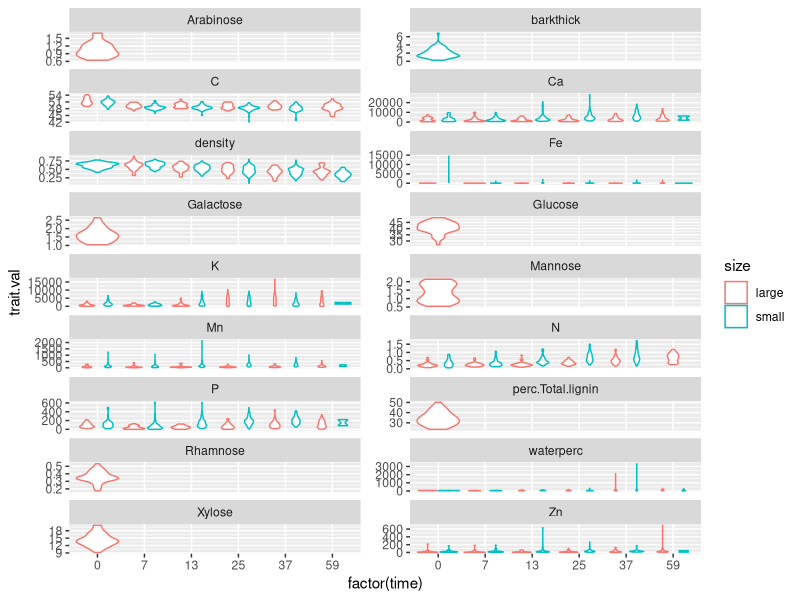
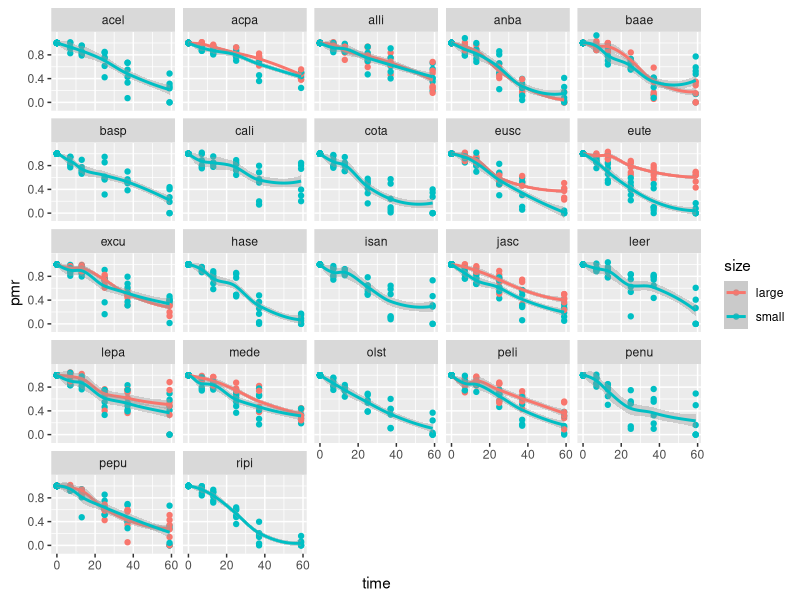
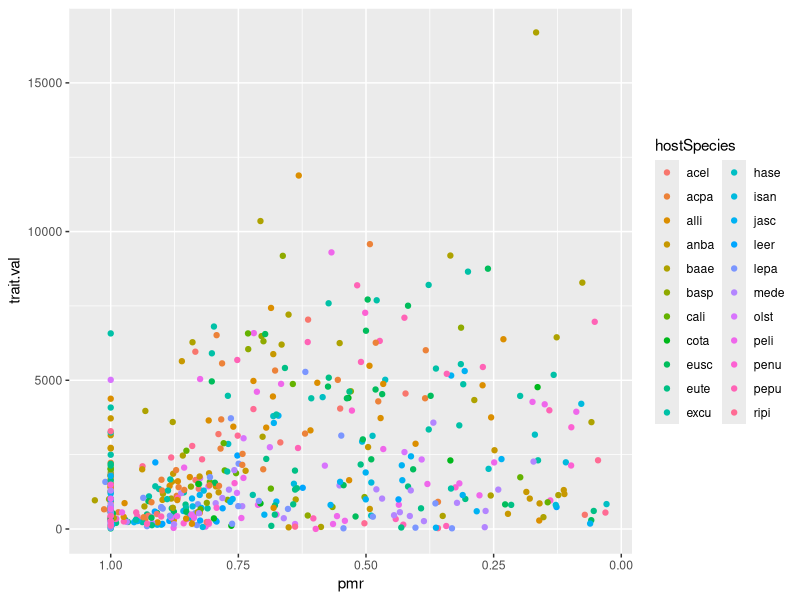
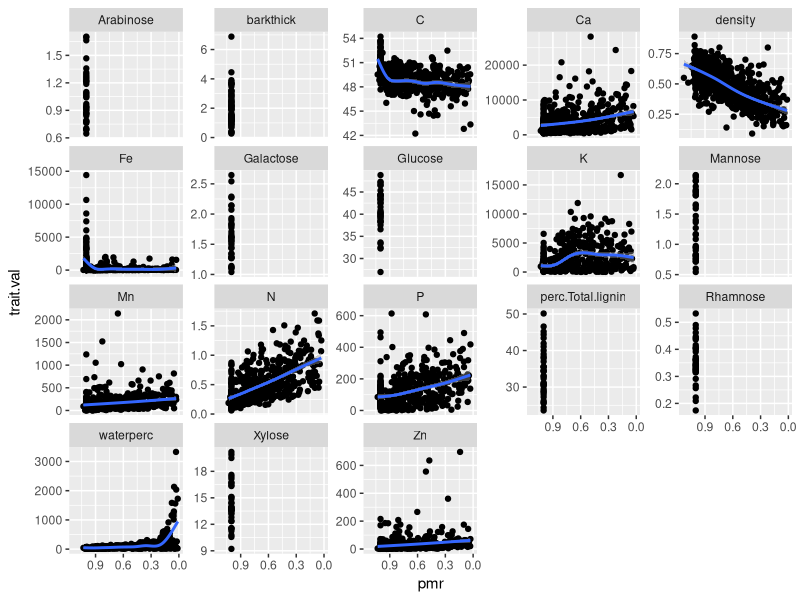
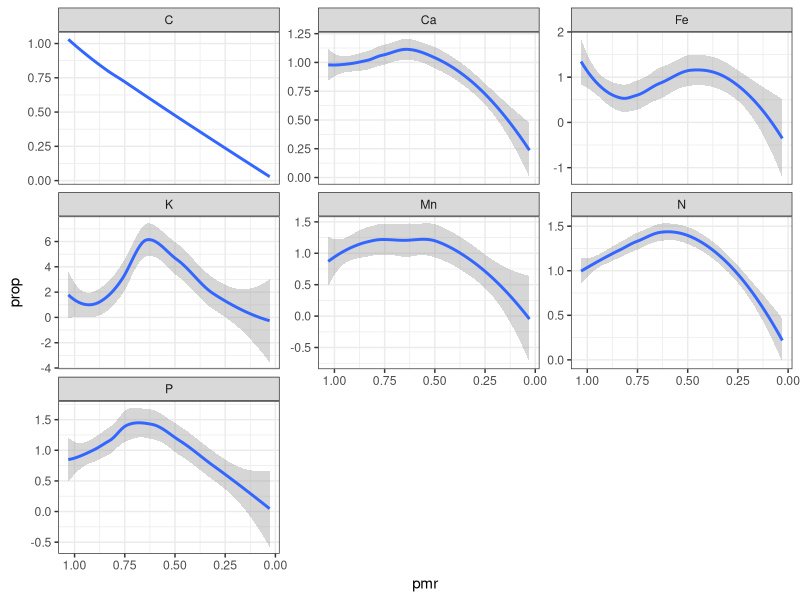
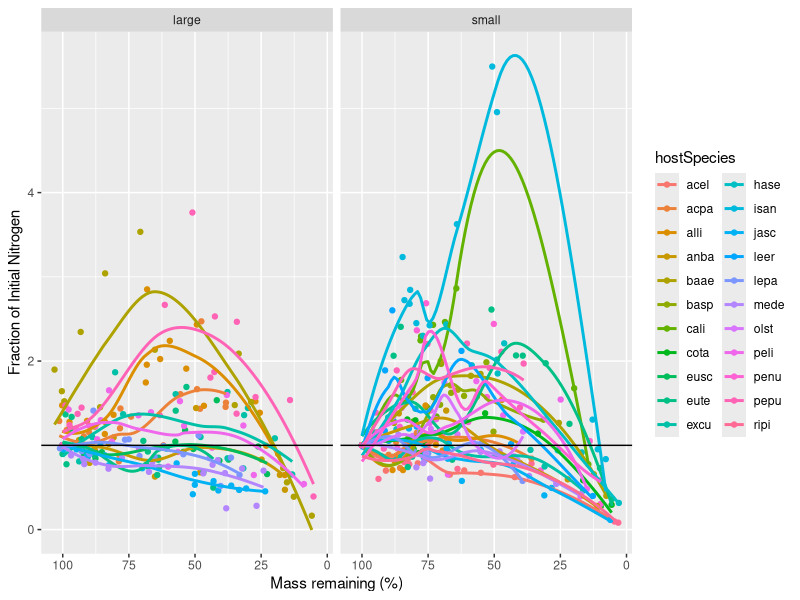
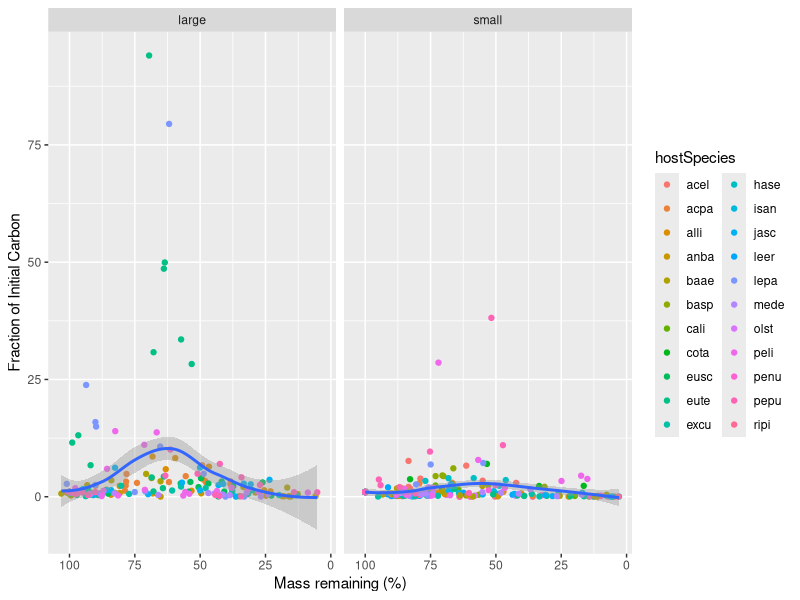
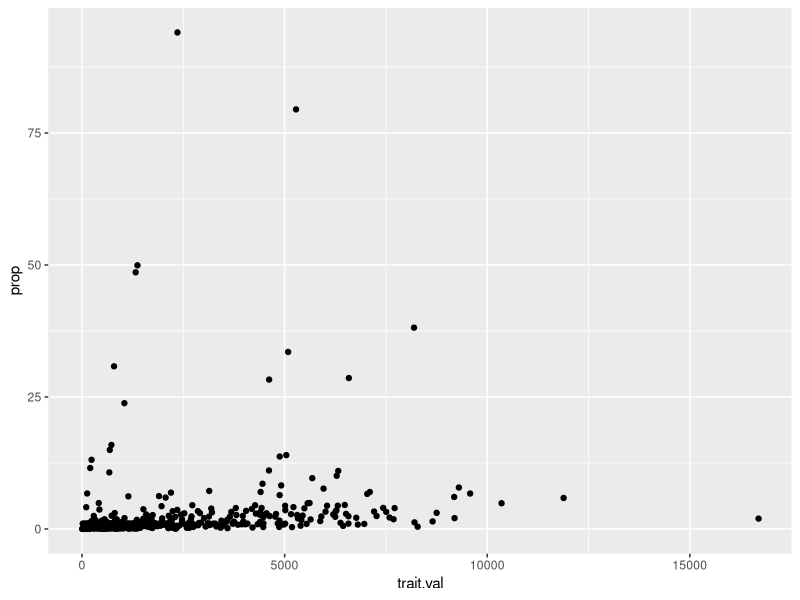

Write the R code that produced these figures, in order. (Note: this script raises an error after producing the figures.)
library(tidyverse)
library(lme4)

traitdat <- read_delim("derived_data/DP16_trait_20210922.txt") %>% 
  filter(trait.val > 0)
pmr <- read_csv("derived_data/mass_remain.csv")

######## Making dataset with combination of mass remaining and trait values
pmrt0 <- filter(pmr, time == 0) %>% 
  group_by(code, species, size, codeStem) %>% 
  summarise(time = mean(time), pmr = mean(pmr)) %>% 
  mutate(unique = codeStem)

unique(pmrt0$species)

traitnobdw <- filter(traitdat, !trait %in% c("waterperc", "barkthick", "density") & time == 0)

traitt0 <- left_join(traitnobdw, pmrt0, by = c("unique", "code", "size", "codeStem", "time")) %>% 
  filter(!is.na(trait.val)) %>% 
  ungroup() %>% 
  select(-species) %>% 
  group_by(codeStem, hostSpecies, trait, size, time) %>% 
  summarise(trait.val = mean(trait.val)) %>% 
  mutate(pmr = 1,
         unique = codeStem) 

#missed_sp <- filter(traitnobdw, hostSpecies %in% c("acel", "basp", "cali", "cota", "hase", "isan", "olst", "leer", "ripi", "penu")) %>% 
#  group_by(hostSpecies, size, trait, time) %>% 
#  summarise(trait.val = mean(trait.val))

trait_pmr <- left_join(select(pmr, unique, pmr, time), traitdat, by = c("unique", "time"))

trait_pmr_not0 <- filter(trait_pmr, !is.na(trait))

trait_pmr_fin <- select(trait_pmr_not0, codeStem, hostSpecies, trait, size, time, trait.val, pmr, unique) %>% 
  bind_rows(traitt0)


########## Basic exploratory plots


ggplot(trait_pmr_fin, aes(x=factor(time), y=trait.val, col=size)) + 
  geom_violin() + 
  facet_wrap( ~ trait, ncol=2, scales='free_y')

ggplot(pmr, aes(x = time, y = pmr, color = size)) +
  geom_point() +
  geom_smooth() +
  facet_wrap(~species)

filter(trait_pmr_fin, trait == "K") %>% 
  ggplot(aes(x=pmr, y=trait.val, col=hostSpecies)) + 
  geom_point() +
  scale_x_reverse()

ggplot(trait_pmr_fin, aes(x=pmr, y=trait.val)) + 
  geom_point() +
  scale_x_reverse() +
  geom_smooth() +
  facet_wrap(~trait, scales = "free_y")

ggsave("output/traits_vs_massremain.png")

# Calculate initial N and P value

meanNP <- group_by(trait_pmr_fin, codeStem, trait, size) %>% 
  filter(time == 0) %>% 
  summarise(inittrait = mean(trait.val)) %>% 
  filter(trait == "N" | trait == "P") %>% 
  spread(trait, inittrait) %>% 
  mutate(category_n = case_when(
    N <= 0.39 ~ "<0.39",
    N > 0.39 & N <= 0.8 ~  "0.39-0.8",
    N > 0.8 & N <1.1 ~ "1.1"
  ),
  init_n = N,
  init_P = P) %>% 
  select(-c("N", "P"))

# Calculate proportion 

# Species with one original measurement for each stem
propCN <- filter(trait_pmr_fin, !hostSpecies %in% c("acel", "basp", "cali", "cota", "hase", 
                                                   "isan", "olst", "leer", "ripi", "penu")) %>% 
  group_by(codeStem, trait) %>% 
  arrange(codeStem, trait, time) %>% 
  mutate(prop = (trait.val*pmr)/(trait.val[1L]*pmr[1L])) %>%  
  filter(any(time == 0)) %>% 
  ungroup() %>% 
  filter(trait == "C" | trait == "N" | trait == "P" | trait == "Ca" | trait == "Fe" | trait == "K" |
           trait == "Mn" | trait == "K") %>% 
  left_join(meanNP, by = c("codeStem", "size"))

# Species with one original measurement for each species
propCN_final <- filter(trait_pmr_fin, hostSpecies %in% c("acel", "basp", "cali", "cota", "hase", 
                                                    "isan", "olst", "leer", "ripi", "penu")) %>% 
  group_by(hostSpecies, trait) %>% 
  arrange(hostSpecies, trait, time) %>% 
  mutate(prop = (trait.val*pmr)/(trait.val[1L]*pmr[1L])) %>%  
  filter(any(time == 0)) %>% 
  ungroup() %>% 
  filter(trait == "C" | trait == "N" | trait == "P" | trait == "Ca" | trait == "Fe" | trait == "K" |
           trait == "Mn" | trait == "K") %>% 
  bind_rows(propCN)

filter(propCN_final, trait == "P" & size == "large")


# Plot proportions

propCN_final %>% 
  ggplot() +
  scale_x_reverse() +
  #geom_point(aes(x = pmr, y = prop, color = hostSpecies)) +
  geom_smooth(aes(x = pmr, y = prop)) +
  facet_wrap(~trait, scales = "free_y") +
  theme_bw()

ggsave("output/trait_frac_time.png")

# Nitrogen graph against mas remaining
filter(propCN_final, trait == "N") %>% 
  ggplot() +
  geom_point(aes(x = pmr*100, y = prop, color = hostSpecies)) +
  scale_x_reverse() +
  geom_smooth(aes(x = pmr*100, y = prop, color = hostSpecies), se = F) +
  facet_wrap(~size) +
  geom_hline(aes(yintercept = 1)) +
  labs(x = "Mass remaining (%)", y = "Fraction of Initial Nitrogen")

ggsave("output/propN_massremain.png")

# Carbon graph against mass remaining
filter(propCN_final, trait == "K") %>% 
  ggplot() +
  geom_point(aes(x = pmr*100, y = prop, color = hostSpecies)) +
  scale_x_reverse() +
  geom_smooth(aes(x = pmr*100, y = prop)) +
  facet_wrap(~size) +
  labs(x = "Mass remaining (%)", y = "Fraction of Initial Carbon")

ggsave("output/propC_massremain.png")

filter(propCN_final, trait == "K") %>% 
  ggplot(aes(x = trait.val, y = prop, colro = hostSpecies)) +
  geom_point()

# Phosphorus graph against mass remaining
filter(propCN_final, trait == "P" & trait.val > 100) %>% 
  ggplot() +
  geom_point(aes(x = pmr*100, y = prop, color = hostSpecies)) +
  scale_x_reverse() +
  geom_smooth(aes(x = pmr*100, y = prop)) +
  geom_hline(aes(yintercept = 1)) +
  #facet_wrap(~size) +
  labs(x = "Mass remaining (%)", y = "Fraction of Initial Phosphorus")

ggsave("output/propP_remaining.png")


filter(propCN_final, trait == "N") %>% 
  ggplot() +
  geom_point(aes(x = time, y = prop, color = hostSpecies)) +
  geom_smooth(aes(x = time, y = prop)) +
  facet_wrap(~size) +
  labs(x = "Time (Months)", y = "Fraction of Initial Nitrogen")

ggsave("output/propN_time.png")

filter(propCN, trait == "C") %>% 
  ggplot() +
  geom_point(aes(x = time, y = prop, color = hostSpecies)) +
  geom_smooth(aes(x = time, y = prop)) +
  facet_wrap(~size) +
  labs(x = "Time (Months)", y = "Fraction of Initial Carbon")

ggsave("output/propC_time.png")

propCN %>% 
  ggplot() +
  geom_point(aes(x = time, y = pmr, color = size)) +
  geom_smooth(aes(x = time, y = pmr, color = size)) +
  facet_wrap(~hostSpecies) +
  labs(x = "Time (Months)", y = "Mass remaining")

## Apply litterfitter

acel_N <- filter(propCN_final, hostSpecies == "acel" & trait == "N") %>% 
  add_row(pmr = 0, prop = 0)
acpa_N <- filter(propCN_final, hostSpecies == "acpa" & trait == "N" & size == "large") %>% 
  add_row(pmr = 0, prop = 0)
  
ggplot(acpa_N) +
  geom_point(aes(x = pmr*100, y = prop)) +
  scale_x_reverse()

fit<-fit_litter(time=acpa_N$pmr*100,mass.remaining=acpa_N$prop,
                model='import.model',iters=10000)
plot(fit)



# Calculate N:P and N:C ratios

trait_pmr_spread <- spread(trait_pmr_fin, trait, trait.val) %>% 
  rowwise() %>% 
  mutate(CNrat = C/N,
         NPrat = N/P*1000) %>% 
  filter(!is.na(NPrat))

unique(trait_pmr_spread$hostSpecies)

ggplot(trait_pmr_spread, aes(x = pmr, y = CNrat, color = size)) +
  geom_point() +
  scale_x_reverse() +
  geom_smooth()

filter(trait_pmr_spread, P > 100) %>% 
  ggplot(aes(x = pmr, y = NPrat, color = size)) +
  geom_point() +
  scale_x_reverse() +
  geom_smooth()

propCN_final %>%
  select(unique,pmr,hostSpecies, size,trait,trait.val) %>%
  pivot_wider(names_from = trait,values_from=trait.val) %>%
  mutate(NP=N/P*1000) %>%
  filter(P>100) %>%
  ggplot(aes(y=NP,x=pmr,col=size)) +
  #facet_wrap(~hostSpecies) +
  geom_point()+
  scale_x_reverse()+ 
  geom_smooth()+
  ylab("NP ratio")+
  theme_bw()->np_plot

np_plot
ggsave("output/NPratio.png")

## Relate trait in previous step to future decay rate

trait_mass_final <- filter(trait_pmr_fin, !is.na(trait.val))

# Create data with difference 
mass_avg_diff <- group_by(trait_mass_final, time, hostSpecies, size) %>% 
  summarise(pmr_avg = mean(pmr)) %>% 
  arrange(size, hostSpecies, time) %>% 
  ungroup() %>% 
  group_by(hostSpecies, size) %>% 
  mutate(timediff_years = as.numeric(c(0, 0.583, 0.5, 1, 1, 1.83))) %>% 
  summarise(diff_weight = pmr_avg - lag(pmr_avg),
            k_value = -(log(pmr_avg/lag(pmr_avg))/(timediff_years))) %>% 
  mutate(time = as.numeric(c(0, 7, 13, 25, 37, 59)),
         timepred = c("0", "0-7", "7-13", "13-25", "25-37", "37-59")) %>% 
  ungroup()


trait_avg <- group_by(trait_mass_final, time, hostSpecies, size, trait) %>% 
  summarise(trait_avg = mean(trait.val)) %>% 
  arrange(size, hostSpecies, time) %>% 
  ungroup() %>% 
  spread(trait, trait_avg) %>% 
  mutate(timepred = case_when(
    time == 0 ~ "0-7",
    time == 7 ~ "7-13",
    time == 13 ~ "13-25",
    time == 25 ~ "25-37",
    time == 37 ~ "37-59",
    time == 57 ~ "NA"
  ))
  
trait_mass_diff <- left_join(mass_avg_diff, trait_avg, by = c("timepred", "hostSpecies", "size"))

trait_mass_diff$timepred <- factor(trait_mass_diff$timepred, levels = c("0", "0-7", "7-13",
                                                                        "13-25", "25-37", "37-59"))

filter(trait_mass_diff, timepred != 0) %>% 
  ggplot(aes(x = density, y = k_value)) +
  geom_point() +
  geom_smooth(method = 'lm') +
  facet_wrap(~timepred, scales = "free_x")

ggsave("output/pred_density_time.png")

# Function to convert list to dataframe
list_to_df <- function(mylist){
  
  # make a vector of row ids that correspond to the list names
  rowid.indx <- lapply(mylist, function(x) dim(x)[1])
  sourceVec.list <- list()
  for(i in 1:length(rowid.indx)){
    sourceName <- names(rowid.indx)[i]
    numRows <- rowid.indx[[i]]
    sourceVec.list[[i]] <- rep(sourceName, numRows)
  }
  rowVec <- unlist(sourceVec.list)
  
  # combine into df
  df <- data.frame(do.call(rbind, mylist))
  df$source <- rowVec
  
  return(df)
}

plot_fun_trait <-
  function(data_name) {
    
    data_name <- filter(trait_mass_diff, timepred != 0)  
    
    modout <- lapply(unique(data_name$timepred), function(timepred_val) {
      
      data_name <- filter(data_name, timepred == timepred_val) 
      
      mod <- lmer(k_value ~ C + (1|hostSpecies), data = data_name)
      
      # extract coefficients
      coefs <- data.frame(coef(summary(mod)))
      coefs$names <- row.names(coefs)
      # use normal distribution to approximate p-value
      coefs$p.z <- 2 * (1 - pnorm(abs(coefs$t.value)))
      coefs
      r2 <- r.squaredGLMM(mod)
    }
           )
    
    names(modout) <- unique(data_name$timepred)
    modout.df <- list_to_df(modout)
    
    
    
    return(modout.df)
  
    }

plot_fun_trait(trait_mass_diff)

x <- list(a = 1:10, beta = exp(-3:3), logic = c(TRUE,FALSE,FALSE,TRUE))
# compute the list mean for each list element
lapply(x, mean)




ggplot(mass_avg_diff, aes(x = time, y = diff_weight, color = size)) +
  geom_point(stat = "summary") +
  geom_errorbar(stat = "summary")

ggplot(mass_avg, aes(x = time, y = pmr_avg, color = size)) +
  geom_point() +
  geom_smooth() +
  facet_wrap(~hostSpecies)

